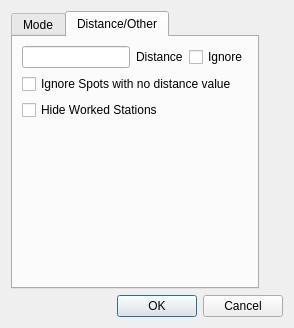
<?xml version="1.0" encoding="UTF-8"?>
<ui version="4.0">
 <class>BandmapClientFilterDialog</class>
 <widget class="QDialog" name="BandmapClientFilterDialog">
  <property name="geometry">
   <rect>
    <x>0</x>
    <y>0</y>
    <width>294</width>
    <height>328</height>
   </rect>
  </property>
  <property name="windowTitle">
   <string/>
  </property>
  <layout class="QVBoxLayout" name="verticalLayout_3">
   <item alignment="Qt::AlignLeft">
    <widget class="QTabWidget" name="bandmapFilterTab">
     <property name="currentIndex">
      <number>1</number>
     </property>
     <widget class="QWidget" name="modeTab">
      <attribute name="title">
       <string>Mode</string>
      </attribute>
      <layout class="QVBoxLayout" name="verticalLayout">
       <item>
        <widget class="QPushButton" name="modeSelectBut">
         <property name="text">
          <string>All Modes</string>
         </property>
        </widget>
       </item>
       <item>
        <layout class="QGridLayout" name="gridLayout">
         <item row="3" column="0">
          <widget class="QCheckBox" name="usbModeChkBox">
           <property name="text">
            <string>USB</string>
           </property>
          </widget>
         </item>
         <item row="5" column="0">
          <widget class="QCheckBox" name="rttyModeChkBox">
           <property name="text">
            <string>RTTY</string>
           </property>
          </widget>
         </item>
         <item row="1" column="0">
          <widget class="QCheckBox" name="lsbModeChkBox">
           <property name="text">
            <string>LSB</string>
           </property>
          </widget>
         </item>
         <item row="7" column="0">
          <widget class="QCheckBox" name="noneModeChkBox">
           <property name="text">
            <string>Mode None</string>
           </property>
          </widget>
         </item>
         <item row="0" column="0">
          <widget class="QCheckBox" name="cwModeChkBox">
           <property name="text">
            <string>CW</string>
           </property>
          </widget>
         </item>
         <item row="4" column="0">
          <widget class="QCheckBox" name="fmModeChkBox">
           <property name="text">
            <string>FM</string>
           </property>
          </widget>
         </item>
         <item row="0" column="1">
          <widget class="QCheckBox" name="ft4ModeChkBox">
           <property name="text">
            <string>FT4</string>
           </property>
          </widget>
         </item>
         <item row="1" column="1">
          <widget class="QCheckBox" name="ft8ModeChkBox">
           <property name="text">
            <string>FT8</string>
           </property>
          </widget>
         </item>
         <item row="3" column="1">
          <widget class="QCheckBox" name="msk144ModeChkBox">
           <property name="text">
            <string>MSK144</string>
           </property>
          </widget>
         </item>
         <item row="4" column="1">
          <widget class="QCheckBox" name="jt65ModeChkBox">
           <property name="text">
            <string>JT65</string>
           </property>
          </widget>
         </item>
         <item row="5" column="1">
          <widget class="QCheckBox" name="psk31ModeChkBox">
           <property name="text">
            <string>PSK31/63</string>
           </property>
          </widget>
         </item>
        </layout>
       </item>
      </layout>
     </widget>
     <widget class="QWidget" name="distanceTab">
      <attribute name="title">
       <string>Distance/Other</string>
      </attribute>
      <layout class="QVBoxLayout" name="verticalLayout_5">
       <item>
        <layout class="QVBoxLayout" name="verticalLayout_4">
         <item>
          <layout class="QVBoxLayout" name="verticalLayout_2">
           <item>
            <layout class="QHBoxLayout" name="horizontalLayout">
             <item>
              <widget class="QLineEdit" name="spotDistanceEdit">
               <property name="clearButtonEnabled">
                <bool>true</bool>
               </property>
              </widget>
             </item>
             <item>
              <widget class="QLabel" name="label">
               <property name="text">
                <string>Distance</string>
               </property>
              </widget>
             </item>
             <item>
              <widget class="QCheckBox" name="distFilterIgnoreCheckBox">
               <property name="text">
                <string>Ignore</string>
               </property>
              </widget>
             </item>
            </layout>
           </item>
           <item>
            <widget class="QCheckBox" name="ignoreEmptyDistanceValuesChkBox">
             <property name="text">
              <string>Ignore Spots with no distance value</string>
             </property>
            </widget>
           </item>
           <item>
            <widget class="QCheckBox" name="hideWorkedStationsCheckbox">
             <property name="text">
              <string>Hide Worked Stations</string>
             </property>
            </widget>
           </item>
          </layout>
         </item>
         <item>
          <spacer name="verticalSpacer">
           <property name="orientation">
            <enum>Qt::Vertical</enum>
           </property>
           <property name="sizeHint" stdset="0">
            <size>
             <width>20</width>
             <height>40</height>
            </size>
           </property>
          </spacer>
         </item>
        </layout>
       </item>
      </layout>
     </widget>
    </widget>
   </item>
   <item>
    <widget class="QDialogButtonBox" name="buttonBox">
     <property name="orientation">
      <enum>Qt::Horizontal</enum>
     </property>
     <property name="standardButtons">
      <set>QDialogButtonBox::Cancel|QDialogButtonBox::Ok</set>
     </property>
    </widget>
   </item>
  </layout>
 </widget>
 <resources/>
 <connections>
  <connection>
   <sender>buttonBox</sender>
   <signal>accepted()</signal>
   <receiver>BandmapClientFilterDialog</receiver>
   <slot>accept()</slot>
   <hints>
    <hint type="sourcelabel">
     <x>248</x>
     <y>254</y>
    </hint>
    <hint type="destinationlabel">
     <x>157</x>
     <y>274</y>
    </hint>
   </hints>
  </connection>
  <connection>
   <sender>buttonBox</sender>
   <signal>rejected()</signal>
   <receiver>BandmapClientFilterDialog</receiver>
   <slot>reject()</slot>
   <hints>
    <hint type="sourcelabel">
     <x>316</x>
     <y>260</y>
    </hint>
    <hint type="destinationlabel">
     <x>286</x>
     <y>274</y>
    </hint>
   </hints>
  </connection>
 </connections>
</ui>
